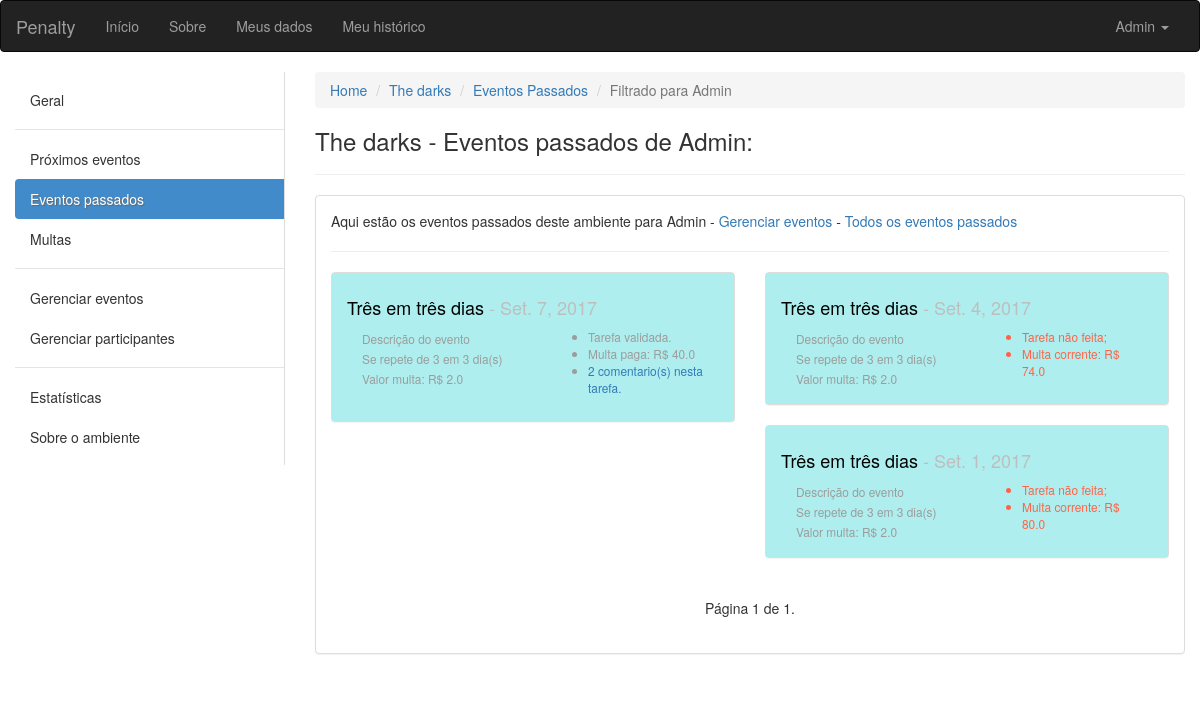
Before: /ambiente/2/passados/admin/ (signed in) with the older database file.
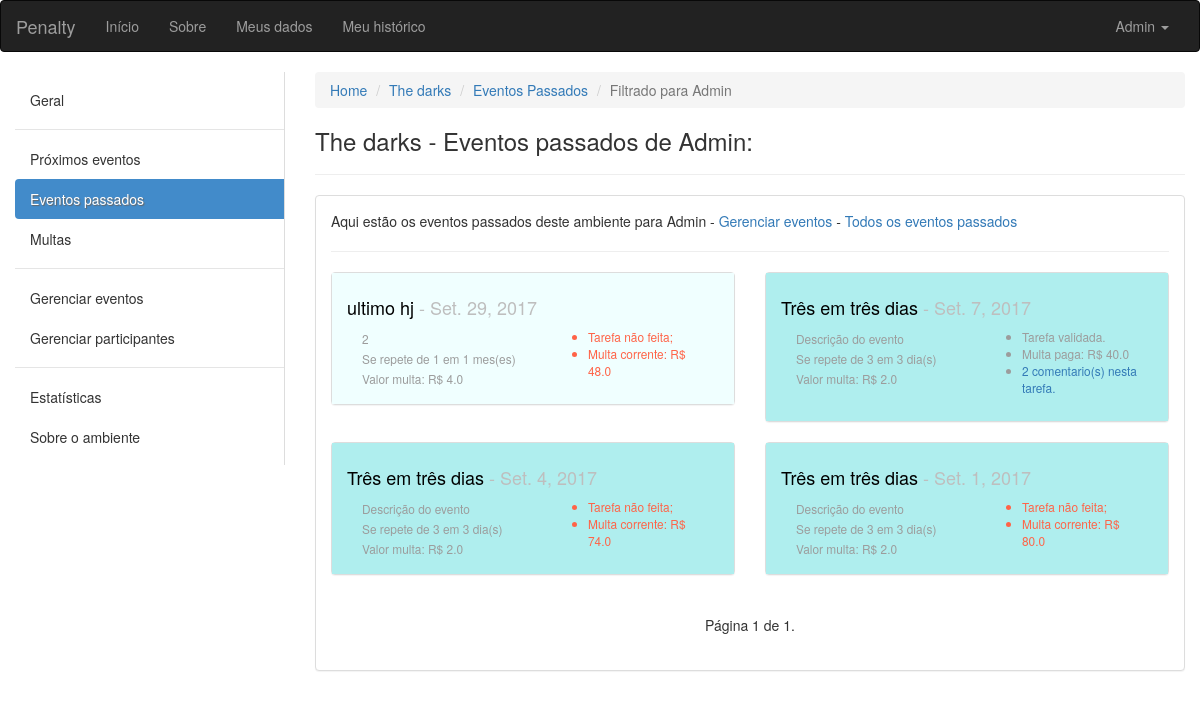
After: the same page with the newer database file.
### ambiente/models.py (models this page shows, shortened)
class Evento(models.Model):
	INTERVALOS = (
        ('D', 'Dias'),
        ('S', 'Semanas'),
        ('M', 'Meses'),
    )
	nome = models.CharField(max_length=100, verbose_name='Nome', null=False, blank=False)
	descricao = models.CharField(max_length=100, verbose_name='Descrição', null=True, blank=False)
	criador = models.ForeignKey(User, verbose_name='Criador', null=False, blank=False, related_name='+', default=1)
	responsavel = models.ForeignKey(User, verbose_name='Responsavel pela tarefa', null=False, blank=False, related_name='+', default=1)
	ambiente = models.ForeignKey(Ambiente, verbose_name='Ambiente', null=False, blank=False, related_name='+')
	data_inicio = models.DateField(default=date.today)
	data_fim = models.DateField(verbose_name='Data de término')
	dia_evento = models.DateField()
	id_agrupador = models.IntegerField()
	valor_multa = models.FloatField(verbose_name='Valor da multa', blank=False, default=2.0)
	quantidade_intervalos_repeticao = models.IntegerField(verbose_name='Se repete em')
	intervalo = models.CharField(max_length=40, choices=INTERVALOS, null=False, blank=False)
	solicitacao_de_validacao = models.BooleanField(default=False)
	momento_da_solicitacao = models.DateTimeField(blank=True, null=True)
	def action_rules(self):
		if self.dia_evento > date.today():
			return False # Se a data do evento for futura não mostre botões
		elif self.solicitacao_de_validacao: # Se o responsável tiver solicitado...
			if self.momento_da_solicitacao.replace(day=self.momento_da_solicitacao.day + 2) > timezone.now():
				return 1 # Se houve solicitação, os outros usuários tem 2 dias a mais para refutar que o responsável não cumpriu com o dever
			return 2 # Passou os dois dias, tarefa validada
		else: # Se o responsável não tiver solicitado...
			if self.dia_evento == date.today():
				return 3 # Poderá solicitar cumprimento da tarefa
			elif self.dia_evento < date.today():
				return 4 # Multa está correndo
	def multa_corrente(self):
		if date.today() < self.dia_evento:
			return 0.0
		elif self.solicitacao_de_validacao:
			return self.valor_multa * (date(self.momento_da_solicitacao.year, self.momento_da_solicitacao.month, self.momento_da_solicitacao.day) - self.dia_evento).days
		else:
			return self.valor_multa * (date.today() - self.dia_evento).days

### ambiente/views.py (the view)
# urls.py: url(r'^(?P<pkambiente>[0-9]+)/passados/(?P<username>[\w.@+-]+)/$', views.eventos_passados_por_participante, name='eventos_passados_por_participante'),
def eventos_passados_por_participante(request, pkambiente, username):
	ambiente = get_object_or_404(Ambiente, pk=pkambiente)
	get_object_or_404(ambiente.participantes, pk=request.user.pk)
	tarefas = Evento.objects.filter(ambiente=ambiente).filter(dia_evento__lt=date.today()).filter(responsavel=get_object_or_404(User, username=username)).order_by('dia_evento')[::-1]
	paginator = Paginator(tarefas, 14) # Mostra 15 contatos por página
	try:
		page = int(request.GET.get('page', '1'))
	except ValueError:
		page = 1
	try:
		lista = paginator.page(page)
	except (EmptyPage, InvalidPage):
		lista = paginator.page(paginator.num_pages)
	return render(request, 'eventos_passados_por_participante.html', {'ambiente':ambiente, 'eventos':lista, 'participante':get_object_or_404(User, username=username)})

### ambiente/templatetags/aux_tags.py (called while the page is built)
@register.filter(name='typedata')
def typedata(value):
	if value == "D":
		return "dia(s)"
	elif value == "S":
		return "semana(s)"
	return "mes(es)"

@register.filter(name='coment')
def coment(value):
	return len(ComentariosDeEventos.objects.filter(evento=value))

### ambiente/templates/eventos_passados_por_participante.html (shortened to what the changed rows need)
{% extends "base.html" %}
{% load aux_tags %}
{% block conteudo %}
<div class="container-fluid">
	<div class="row">
	<div class="col-sm-9">
		<div class="panel panel-default">
		  <div class="panel-body">
		  <div class="row">
		  {% for evento in eventos %}
		  <div class="col-xs-12 col-sm-12 col-md-12 col-lg-6">
		  	<div class="panel panel-default">
		  	  {% if evento.intervalo == "D" %}
		  	  	<div class="panel-body dias">
		  	  {% elif evento.intervalo == "S" %}
		  	  	<div class="panel-body semanas">
		  	  {% else %}
		  	    <div class="panel-body meses">
		  	  {% endif %}
			    <h4><a href="{% url 'ambiente:tarefa' ambiente.pk evento.pk %}" class="titulopindex">{{ evento.nome }}</a><span class="pCinza"> - {{ evento.dia_evento }}</span></h4>
			    <div class="col-xs-12 col-sm-12 col-md-6 col-lg-6">
			    	<small class="pCinzaUser">
				    	{{ evento.descricao }}<br>
				    	Se repete de {{ evento.quantidade_intervalos_repeticao }} em {{ evento.quantidade_intervalos_repeticao }} {{ evento.intervalo|typedata }}<br>
				    	Valor multa: R$ {{ evento.valor_multa }}<br>
			    	</small>
			    </div>
			    <div class="col-xs-12 col-sm-12 col-md-6 col-lg-6">
			    	<small class="pCinzaUser">
			    	<ul>
			    		{% if evento.action_rules == 1 %}
			    			<li style="color: #008B45;">Em validação...</li>
			    			{% if evento.multa_corrente > 0 %}
			    				<li style="color: #008B45;">Multa paga: R$ {{ evento.multa_corrente }}</li>
		    				{% endif %}
			    		{% elif evento.action_rules == 2 %}
			    			<li>Tarefa validada.</li>
			    			{% if evento.multa_corrente > 0 %}
			    				<li>Multa paga: R$ {{ evento.multa_corrente }}</li>
		    				{% endif %}
		    			{% elif evento.action_rules == 3 %}
			    			<li>Evento para hoje!</li>
			    		{% elif evento.action_rules == 4 %}
			    			<li style="color: #FF6347;">Tarefa não feita;</li>
			    			{% if evento.multa_corrente > 0 %}
			    				<li style="color: #FF6347;">Multa corrente: R$ {{ evento.multa_corrente }}</li>
		    				{% endif %}
			    		{% endif %}
			    		{% if evento|coment %}
			    			<li><a href="{% url 'ambiente:tarefa' ambiente.pk evento.pk %}">{{ evento|coment }} comentario(s) nesta tarefa.</a></li>
				    	{% endif %}
			    	</ul>
			    </small>
			    </div>
			  </div>
			</div>
		  </div>
		  {% empty %}
		  	<div class="container">
		  		<p>Não há nenhuma tarefa futura neste ambiente.</p>
		  	</div>
		  {% endfor %}
		  </div>
		  </div>
		</div>
	</div>
</div>
{% endblock conteudo %}

Changed rows visible on the page:
added Evento: nome "ultimo hj", dia_evento "Set. 29, 2017", descricao "2", quantidade_intervalos_repeticao "1", intervalo|typedata "mes(es)", valor_multa "4.0", multa_corrente "48.0"
